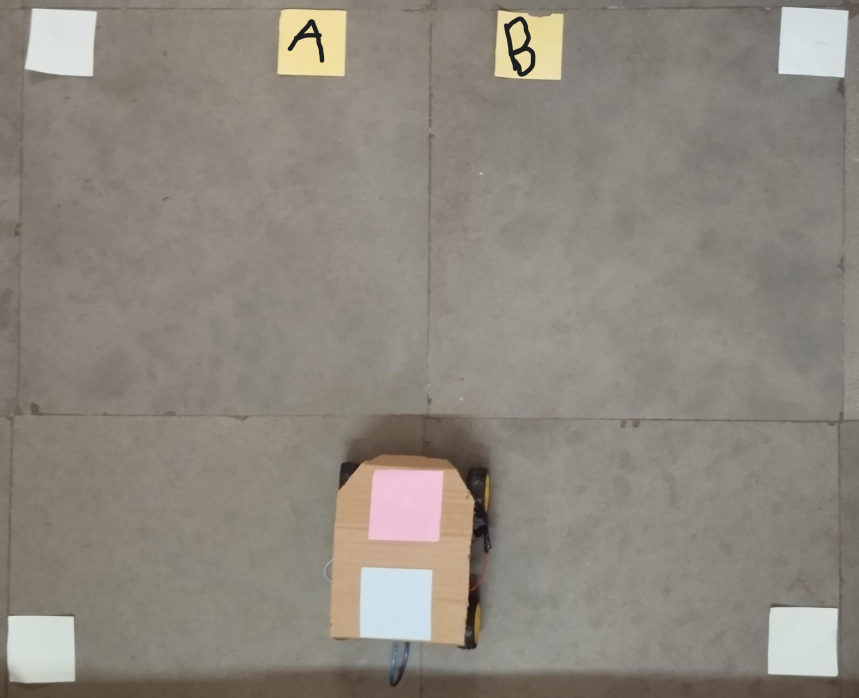
#> input picture new-test.jpeg, 2576 x 2094 px (shown at 1/3 size)
$ python -i detector.py   (imports and definitions only)
#> lines starting #> are read from the running program, lines starting #| are printed output that depends on the picture; after the words box and inside, x2 and y2 are one past the last pixel; in counts of white or black regions, pixels touching at a corner belong together
#> further down, picture is the input picture: shape (2094, 2576, 3); mean B, G, R 126.6, 135.4, 141.8
"""
Object detection module.
Detects robot (colored marker) and blocks (objects) in grid cells.
Uses classical computer vision techniques (color thresholding, contour detection).
"""

import cv2
import numpy as np


class RobotDetector:
    """
    Detects robot based on colored marker (default: red).
    """

    # [81 lines left out: functions __init__, detect, not called in this run]


class BlockDetector:
    """
    Detects blocks/objects in grid cells using background subtraction and contour detection.
    NOW USES 50% THRESHOLD: If more than 50% of cell is empty, cell is marked EMPTY.
    """

    def __init__(self, background_color=None, min_contour_area=100, min_area_ratio=0.5):
        """
        Initialize block detector.

        Args:
            background_color: Expected background color in BGR (optional)
            min_contour_area: Minimum contour area to consider as a block
            min_area_ratio: Minimum ratio of non-background pixels to consider as block (default: 0.5 = 50%)
        """
        self.background_color = background_color
        self.min_contour_area = min_contour_area
        self.min_area_ratio = min_area_ratio


    def detect(self, cell_image):
        """
        Detect if the cell contains a block/object.
        Uses 50% threshold: Block is detected ONLY if more than 50% of cell area is occupied.

        Args:
            cell_image: Image of the grid cell

        Returns:
            bool: True if block detected (>50% occupied), False otherwise (>50% empty)
        """
        if cell_image is None or cell_image.size == 0:
            return False

        # Convert to grayscale
        gray = cv2.cvtColor(cell_image, cv2.COLOR_BGR2GRAY)
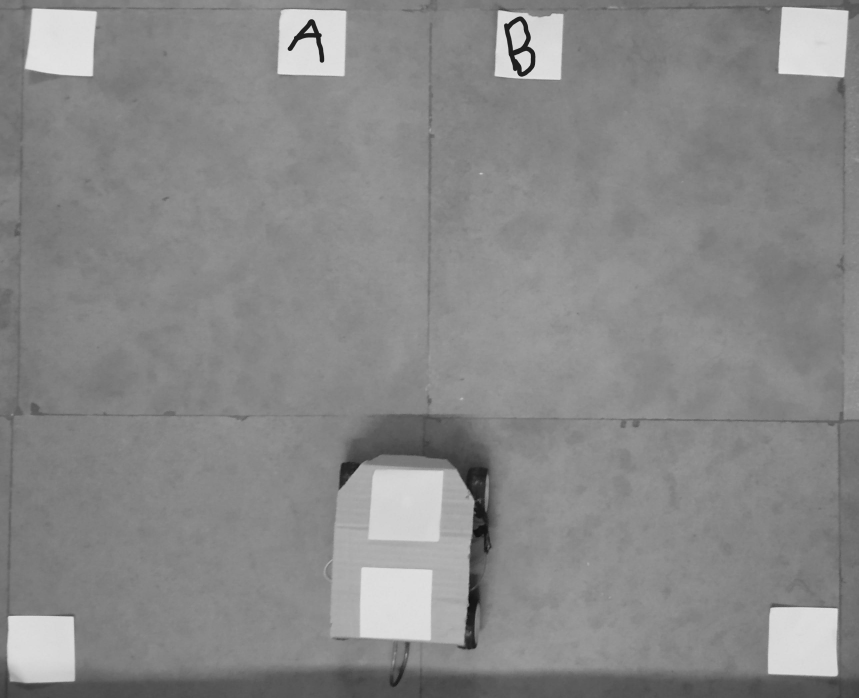
#> gray: shape (2094, 2576) (shown at 1/3 size); min 7, max 236, mean 136.4

        # Apply Gaussian blur to reduce noise
        blurred = cv2.GaussianBlur(gray, (5, 5), 0)

        # Use Otsu's thresholding to separate bright objects (cards) from dark background (floor)
        # Cards appear bright/white, floor appears dark/brown
        _, binary = cv2.threshold(blurred, 0, 255, cv2.THRESH_BINARY + cv2.THRESH_OTSU)
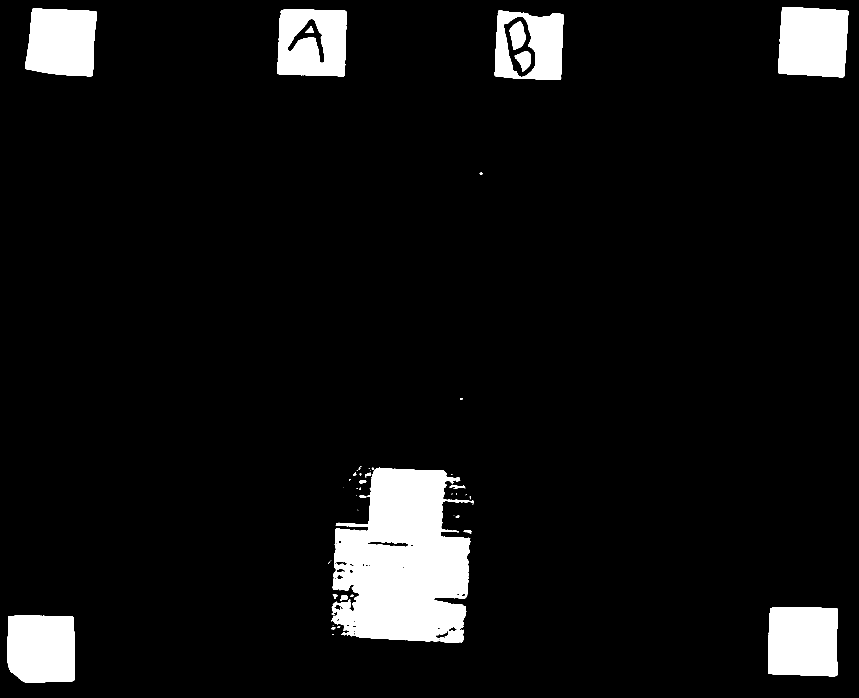
#> binary: shape (2094, 2576) (shown at 1/3 size); 7.2% white; 50 white regions (21 under 20 px), largest, box (x1, y1, x2, y2) and area: (994, 1402, 1411, 1928) 161504, (2304, 1822, 2514, 2029) 41721, (2335, 21, 2545, 232) 40144

        # Calculate ratio of bright (card) pixels to total pixels
        cell_area = cell_image.shape[0] * cell_image.shape[1]
#> cell_area = 5394144
        bright_pixels = cv2.countNonZero(binary)
#> bright_pixels = 388615
        occupied_ratio = bright_pixels / cell_area
#> occupied_ratio = 0.072

        # Block detected ONLY if more than 50% is bright (occupied by card)
        # If more than 50% is dark (floor), cell is marked EMPTY
        return occupied_ratio > self.min_area_ratio


    # [30 lines left out: function detect_with_background, not called in this run]


class CellClassifier:
    """
    Classifies grid cells as ROBOT, BLOCK, or EMPTY.
    """

    # Cell type constants
    EMPTY = 0
    BLOCK = 1
    ROBOT = 2

    # [75 lines left out: functions __init__, classify_cell, classify_all_cells, create_detector, not called in this run]

>>> import cv2
>>> picture = cv2.imread('../../new-test.jpeg')
>>> result = BlockDetector().detect(picture)
#> result = False
